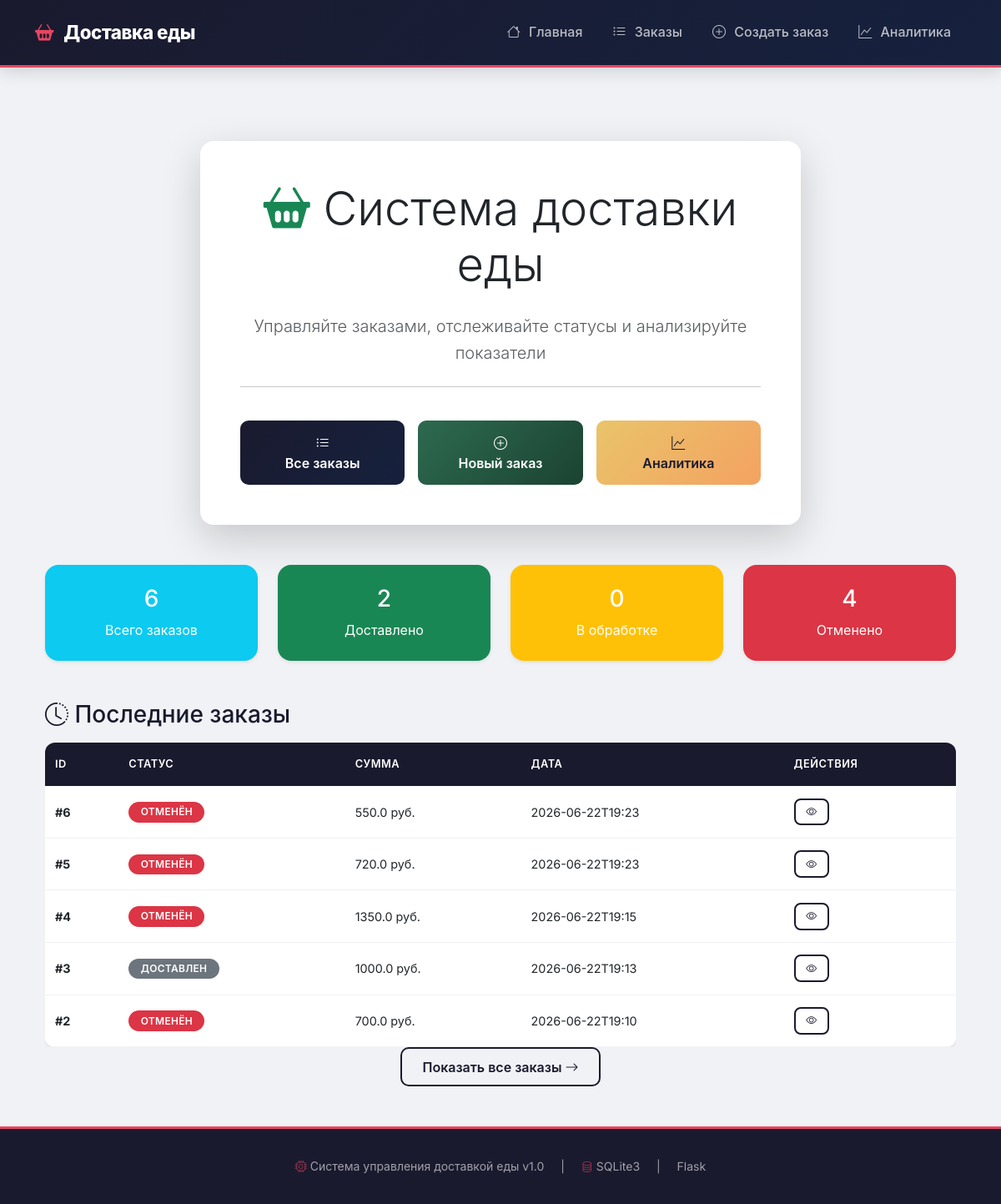
The page / on the database its author committed.
### tables this page shows
CREATE TABLE orders (
                id INTEGER PRIMARY KEY AUTOINCREMENT,
                user_id INTEGER NOT NULL,
                restaurant_id INTEGER NOT NULL,
                status TEXT DEFAULT 'new',
                total_price REAL NOT NULL,
                delivery_fee REAL DEFAULT 0,
                delivery_address TEXT NOT NULL,
                delivery_type TEXT DEFAULT 'standard',
                eta_minutes INTEGER,
                created_at TIMESTAMP DEFAULT CURRENT_TIMESTAMP,
                delivered_at TIMESTAMP,
                FOREIGN KEY (user_id) REFERENCES users(id) ON DELETE CASCADE,
                FOREIGN KEY (restaurant_id) REFERENCES restaurants(id) ON DELETE CASCADE
            );

### web/app.py (the view)
@app.route('/')
def index():
    all_orders = manager.get_all_orders()
    delivered_count = len([o for o in all_orders if o['status'] == 'delivered'])
    cancelled_count = len([o for o in all_orders if o['status'] == 'cancelled'])
    active_orders = len([o for o in all_orders if o['status'] not in ['delivered', 'cancelled']])
    return render_template('index.html',
                          orders=all_orders,
                          delivered_count=delivered_count,
                          cancelled_count=cancelled_count,
                          active_orders=active_orders,
                          status_ru=STATUS_RU,
                          status_colors=STATUS_COLORS)

### src/database.py (called while the page is built)
    def _get_connection(self):
        if not hasattr(self._local, 'connection') or self._local.connection is None:
            self._local.connection = sqlite3.connect(self.db_path, check_same_thread=False)
            self._local.connection.row_factory = sqlite3.Row
        return self._local.connection

    def close(self):
        if hasattr(self._local, 'connection') and self._local.connection:
            self._local.connection.close()
            self._local.connection = None

    def get_all_orders(self) -> List[Dict[str, Any]]:
        conn = self._get_connection()
        cursor = conn.cursor()
        cursor.execute('SELECT * FROM orders ORDER BY created_at DESC')
        return [dict(row) for row in cursor.fetchall()]

### src/order_manager.py (called while the page is built)
    def get_all_orders(self) -> List[Dict[str, Any]]:
        return self.db.get_all_orders()

### web/templates/index.html (shortened to what this page needs)
{% extends "base.html" %}
{% block content %}
<div class="container">
    <div class="row justify-content-center mt-5">
        <div class="col-md-8 text-center">
            <div class="card shadow-lg border-0">
                <div class="card-body p-5">
                    <h1 class="display-4 mb-4">
                        <i class="bi bi-basket2-fill text-success"></i>
                        Система доставки еды
                    </h1>
                    <p class="lead text-muted">
                        Управляйте заказами, отслеживайте статусы и анализируйте показатели
                    </p>
                    <hr class="my-4">
                    <div class="row g-3 mt-3">
                        <div class="col-md-4">
                            <a href="{{ url_for('orders_list') }}" class="btn btn-primary btn-lg w-100">
                                <i class="bi bi-list-ul"></i><br>
                                Все заказы
                            </a>
                        </div>
                        <div class="col-md-4">
                            <a href="{{ url_for('create_order') }}" class="btn btn-success btn-lg w-100">
                                <i class="bi bi-plus-circle"></i><br>
                                Новый заказ
                            </a>
                        </div>
                        <div class="col-md-4">
                            <a href="{{ url_for('analytics') }}" class="btn btn-warning btn-lg w-100">
                                <i class="bi bi-graph-up"></i><br>
                                Аналитика
                            </a>
                        </div>
                    </div>
                </div>
            </div>
        </div>
    </div>
    <div class="row mt-5">
        <div class="col-md-3">
            <div class="card shadow-sm border-0 bg-info text-white">
                <div class="card-body text-center">
                    <h3>{{ orders|length if orders else 0 }}</h3>
                    <p class="mb-0">Всего заказов</p>
                </div>
            </div>
        </div>
        <div class="col-md-3">
            <div class="card shadow-sm border-0 bg-success text-white">
                <div class="card-body text-center">
                    <h3>{{ delivered_count if delivered_count else 0 }}</h3>
                    <p class="mb-0">Доставлено</p>
                </div>
            </div>
        </div>
        <div class="col-md-3">
            <div class="card shadow-sm border-0 bg-warning text-white">
                <div class="card-body text-center">
                    <h3>{{ active_orders if active_orders else 0 }}</h3>
                    <p class="mb-0">В обработке</p>
                </div>
            </div>
        </div>
        <div class="col-md-3">
            <div class="card shadow-sm border-0 bg-danger text-white">
                <div class="card-body text-center">
                    <h3>{{ cancelled_count if cancelled_count else 0 }}</h3>
                    <p class="mb-0">Отменено</p>
                </div>
            </div>
        </div>
    </div>
    <div class="mt-5">
        <h3 class="mb-3">
            <i class="bi bi-clock-history"></i> Последние заказы
        </h3>
        {% if orders %}
        <div class="table-responsive">
            <table class="table table-hover shadow-sm">
                <thead class="table-dark">
                    <tr>
                        <th>ID</th>
                        <th>Статус</th>
                        <th>Сумма</th>
                        <th>Дата</th>
                        <th>Действия</th>
                    </tr>
                </thead>
                <tbody>
                    {% for order in orders[:5] %}
                    <tr>
                        <td><strong>#{{ order.id }}</strong></td>
                        <td>
                            <span class="badge" style="background-color: {{ status_colors[order.status] }}">
                                {{ status_ru[order.status] }}
                            </span>
                        </td>
                        <td>{{ order.total_price }} руб.</td>
                        <td>{{ order.created_at[:16] if order.created_at else '—' }}</td>
                        <td>
                            <a href="{{ url_for('order_detail', order_id=order.id) }}"
                               class="btn btn-sm btn-outline-primary">
                                <i class="bi bi-eye"></i>
                            </a>
                        </td>
                    </tr>
                    {% endfor %}
                </tbody>
            </table>
        </div>
        {% if orders|length > 5 %}
        <div class="text-center">
            <a href="{{ url_for('orders_list') }}" class="btn btn-outline-primary">
                Показать все заказы <i class="bi bi-arrow-right"></i>
            </a>
        </div>
        {% endif %}
        {% endif %}
    </div>
</div>
{% endblock %}

### web/templates/base.html (shortened to what this page needs)
<!DOCTYPE html>
<html lang="ru">
<head>
    <link href="https://cdn.jsdelivr.net/npm/bootstrap@5.3.0/dist/css/bootstrap.min.css" rel="stylesheet">
    <link rel="stylesheet" href="https://cdn.jsdelivr.net/npm/bootstrap-icons@1.10.0/font/bootstrap-icons.css">
    <link rel="stylesheet" href="{{ url_for('static', filename='css/style.css') }}">
</head>
<body>
    <nav class="navbar navbar-expand-lg navbar-dark bg-dark">
        <div class="container">
            <a class="navbar-brand" href="{{ url_for('index') }}">
                <i class="bi bi-basket2-fill"></i> Доставка еды
            </a>
            <div class="collapse navbar-collapse" id="navbarNav">
                <ul class="navbar-nav ms-auto">
                    <li class="nav-item">
                        <a class="nav-link" href="{{ url_for('index') }}">
                            <i class="bi bi-house"></i> Главная
                        </a>
                    </li>
                    <li class="nav-item">
                        <a class="nav-link" href="{{ url_for('orders_list') }}">
                            <i class="bi bi-list-ul"></i> Заказы
                        </a>
                    </li>
                    <li class="nav-item">
                        <a class="nav-link" href="{{ url_for('create_order') }}">
                            <i class="bi bi-plus-circle"></i> Создать заказ
                        </a>
                    </li>
                    <li class="nav-item">
                        <a class="nav-link" href="{{ url_for('analytics') }}">
                            <i class="bi bi-graph-up"></i> Аналитика
                        </a>
                    </li>
                </ul>
            </div>
        </div>
    </nav>
    <div class="container mt-4">
        {% block content %}{% endblock %}
    </div>
    <footer class="footer bg-dark text-light py-4 mt-5">
        <div class="container text-center">
            <small>
                <i class="bi bi-cpu"></i> Система управления доставкой еды v1.0
                <span class="mx-3">|</span>
                <i class="bi bi-database"></i> SQLite3
                <span class="mx-3">|</span>
                 Flask
            </small>
        </div>
    </footer>
</body>
</html>

### web/static/css/style.css (style rules this page uses)
* { margin: 0; padding: 0; box-sizing: border-box; }
body { font-family: 'Inter', -apple-system, BlinkMacSystemFont, 'Segoe UI', Roboto, sans-serif; background: #f0f2f5; min-height: 100vh; display: flex; flex-direction: column; color: #1a1a2e; line-height: 1.6; }
.navbar { background: linear-gradient(135deg, #1a1a2e 0%, #16213e 100%) !important; padding: 1rem 0; box-shadow: 0 4px 20px rgba(0, 0, 0, 0.15); border-bottom: 3px solid #e94560; }
.navbar-brand { font-weight: 800; font-size: 1.4rem; letter-spacing: -0.5px; color: #fff !important; }
.navbar-brand i { color: #e94560; margin-right: 8px; }
.nav-link { font-weight: 500; color: rgba(255, 255, 255, 0.7) !important; transition: all 0.3s ease; padding: 0.5rem 1rem !important; border-radius: 8px; margin: 0 2px; }
.nav-link i { margin-right: 6px; }
.card { border: none; border-radius: 16px; box-shadow: 0 2px 16px rgba(0, 0, 0, 0.06); transition: all 0.3s cubic-bezier(0.4, 0, 0.2, 1); background: #ffffff; overflow: hidden; }
.card-body { padding: 1.5rem; }
.table { border-radius: 12px; overflow: hidden; margin-bottom: 0; font-size: 0.9rem; }
.table thead th { background: #1a1a2e; color: #fff; font-weight: 600; font-size: 0.8rem; text-transform: uppercase; letter-spacing: 0.5px; padding: 1rem 0.75rem; border: none; }
.table tbody td { padding: 0.9rem 0.75rem; vertical-align: middle; border-bottom: 1px solid #f0f2f5; }
.table tbody tr { transition: all 0.2s ease; }
.badge { font-weight: 600; padding: 0.4rem 0.9rem; border-radius: 50px; font-size: 0.75rem; letter-spacing: 0.3px; text-transform: uppercase; border: none; }
.btn { font-weight: 600; border-radius: 10px; padding: 0.6rem 1.5rem; transition: all 0.3s cubic-bezier(0.4, 0, 0.2, 1); border: none; }
.btn-primary { background: linear-gradient(135deg, #1a1a2e, #16213e); color: #fff; }
.btn-success { background: linear-gradient(135deg, #2d6a4f, #1b4332); color: #fff; }
.btn-warning { background: linear-gradient(135deg, #e9c46a, #f4a261); color: #1a1a2e; }
.btn-outline-primary { border: 2px solid #1a1a2e; color: #1a1a2e; background: transparent; }
.btn-lg { padding: 0.9rem 2rem; font-size: 1rem; }
.btn-sm { padding: 0.3rem 0.8rem; font-size: 0.8rem; border-radius: 8px; }
.footer { background: #1a1a2e !important; margin-top: auto; padding: 2rem 0 !important; border-top: 3px solid #e94560; }
.footer small { opacity: 0.6; font-weight: 400; }
.footer i { color: #e94560; }

### rows shown on the page
orders: id "6", status "ОТМЕНЁН", total_price "550.0", created_at "2026-06-22T19:23"
orders: id "5", status "ОТМЕНЁН", total_price "720.0", created_at "2026-06-22T19:23"
orders: id "4", status "ОТМЕНЁН", total_price "1350.0", created_at "2026-06-22T19:15"
orders: id "3", status "ДОСТАВЛЕН", total_price "1000.0", created_at "2026-06-22T19:13"
orders: id "2", status "ОТМЕНЁН", total_price "700.0", created_at "2026-06-22T19:10"

### other values the page prints
{{ orders|length if orders else 0 }} "6"
{{ delivered_count if delivered_count else 0 }} "2"
{{ active_orders if active_orders else 0 }} "0"
{{ cancelled_count if cancelled_count else 0 }} "4"
